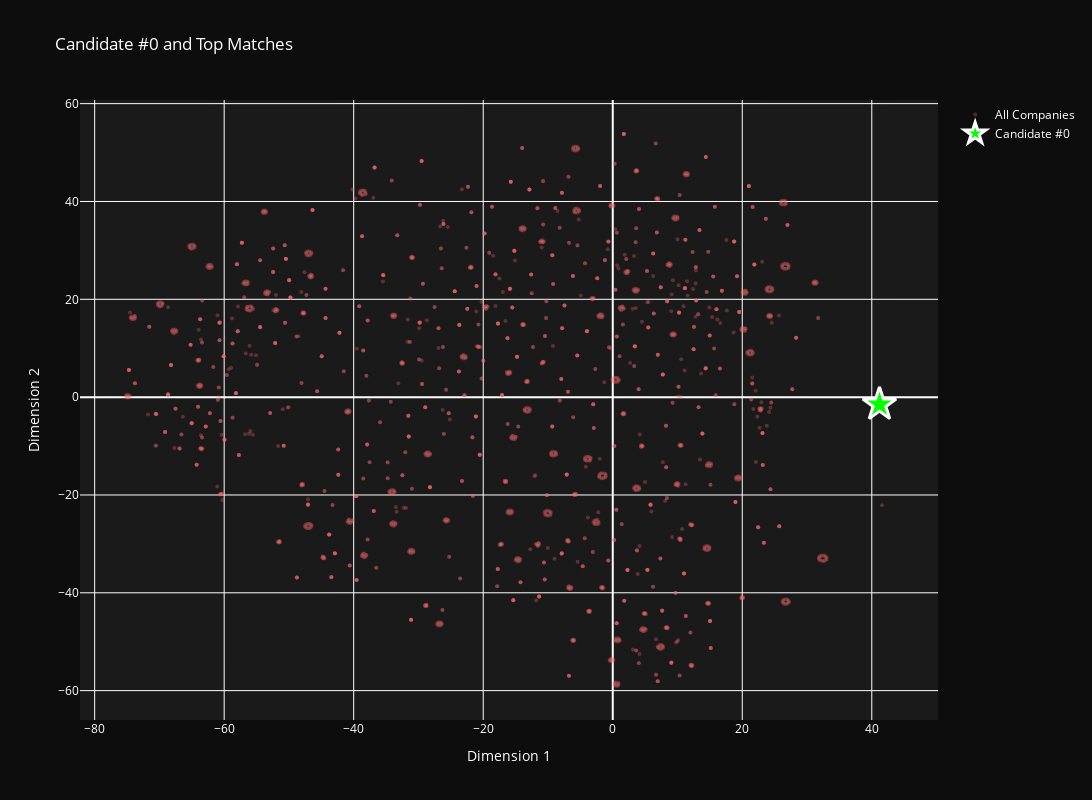

The notebook cell this image was saved under:
### Markdown cell above
## 🔍 Step 11: Highlight Specific Candidate + Matches

### Code cell
target_candidate = 0

print(f"🔍 Analyzing Candidate #{target_candidate}...\n")

matches = find_top_matches(target_candidate, top_k=10)
match_indices = [comp_idx for comp_idx, score in matches if comp_idx < n_comp_viz]

# Create highlighted plot
fig2 = go.Figure()

# All companies (background)
fig2.add_trace(go.Scatter(
    x=comp_2d[:, 0],
    y=comp_2d[:, 1],
    mode='markers',
    name='All Companies',
    marker=dict(size=4, color='#ff6b6b', opacity=0.3),
    showlegend=True
))

# Top matches (highlighted)
if match_indices:
    match_positions = comp_2d[match_indices]
    fig2.add_trace(go.Scatter(
        x=match_positions[:, 0],
        y=match_positions[:, 1],
        mode='markers',
        name='Top Matches',
        marker=dict(
            size=15,
            color='#ff0000',
            line=dict(width=2, color='white')
        ),
        text=[f"Match #{i+1}: {companies_full.iloc[match_indices[i]].get('name', 'N/A')[:30]}<br>Score: {matches[i][1]:.3f}" 
              for i in range(len(match_indices))],
        hovertemplate='<b>%{text}</b><extra></extra>'
    ))

# Target candidate
fig2.add_trace(go.Scatter(
    x=[cand_2d[target_candidate, 0]],
    y=[cand_2d[target_candidate, 1]],
    mode='markers',
    name=f'Candidate #{target_candidate}',
    marker=dict(
        size=25,
        color='#00ff00',
        symbol='star',
        line=dict(width=3, color='white')
    )
))

# Connection lines
for i, match_idx in enumerate(match_indices[:5]):
    fig2.add_trace(go.Scatter(
        x=[cand_2d[target_candidate, 0], comp_2d[match_idx, 0]],
        y=[cand_2d[target_candidate, 1], comp_2d[match_idx, 1]],
        mode='lines',
        line=dict(color='yellow', width=1, dash='dot'),
        opacity=0.5,
        showlegend=False
    ))

fig2.update_layout(
    title=f'Candidate #{target_candidate} and Top Matches',
    xaxis_title='Dimension 1',
    yaxis_title='Dimension 2',
    width=1200,
    height=800,
    plot_bgcolor='#1a1a1a',
    paper_bgcolor='#0d0d0d',
    font=dict(color='white')
)

fig2.show()

print("✅ Highlighted visualization created!")
print(f"   ⭐ Green star = Candidate #{target_candidate}")
print(f"   🔴 Red dots = Top matches")
print(f"   💛 Yellow lines = Connections in vector space\n")

### Figure 1 — Plotly figure (JSON) as saved in the notebook; plotly's stock layout.template omitted (floating-point values rounded to 4 significant figures; data arrays with more than 128 entries replaced by an {"elided": "..."} marker saying what was removed)
{"data": [{"marker": {"color": "#ff6b6b", "opacity": 0.3, "size": 4}, "mode": "markers", "name": "All Companies", "showlegend": true, "type": "scatter", "x": {"elided": "2000 float values"}, "y": {"elided": "2000 float values"}}, {"marker": {"color": "#00ff00", "line": {"color": "white", "width": 3}, "size": 25, "symbol": "star"}, "mode": "markers", "name": "Candidate #0", "type": "scatter", "x": [41.19], "y": [-1.492]}], "layout": {"font": {"color": "white"}, "height": 800, "paper_bgcolor": "#0d0d0d", "plot_bgcolor": "#1a1a1a", "title": {"text": "Candidate #0 and Top Matches"}, "width": 1200, "xaxis": {"title": {"text": "Dimension 1"}}, "yaxis": {"title": {"text": "Dimension 2"}}}}
